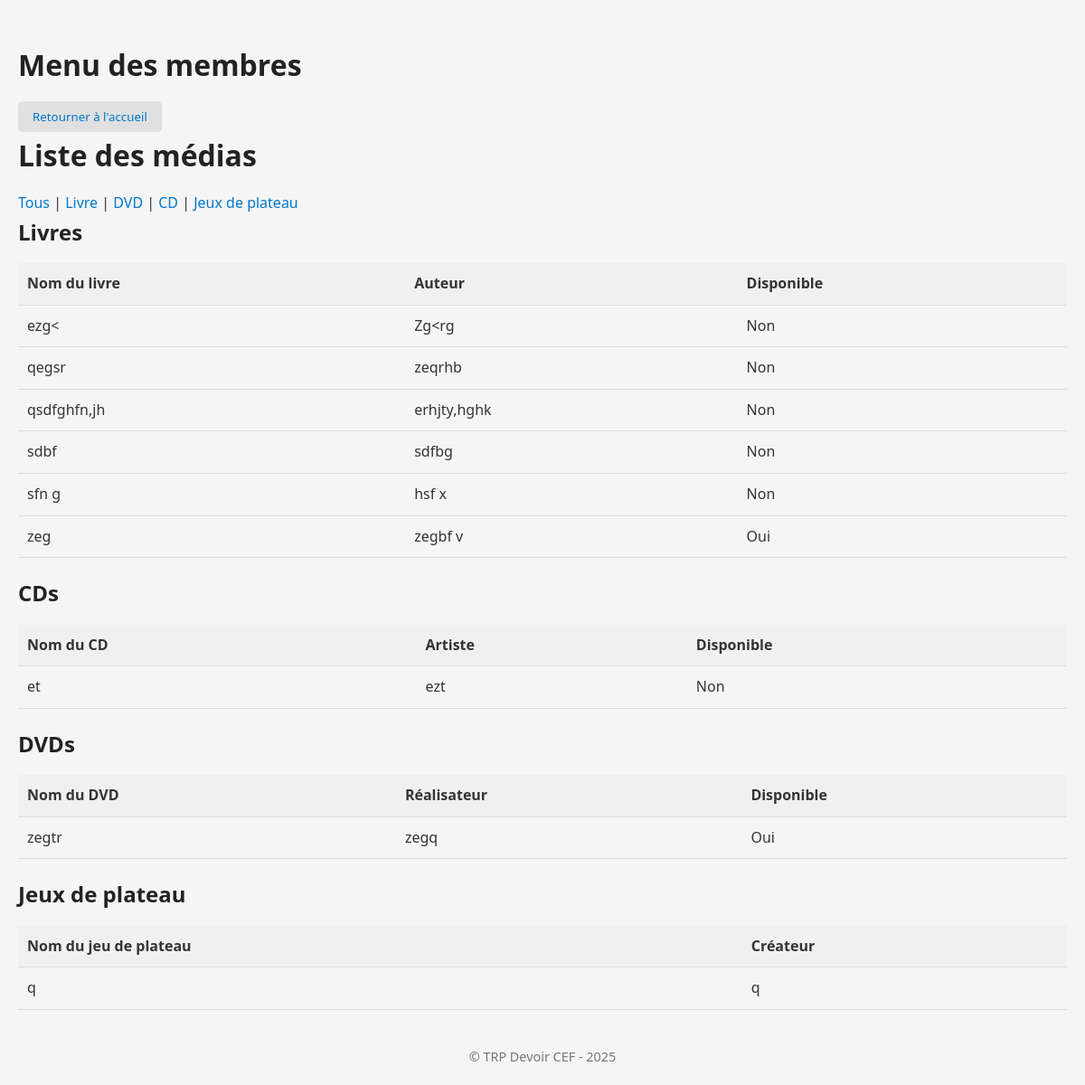
/membre/membres/, run on an earlier commit of the app's database.
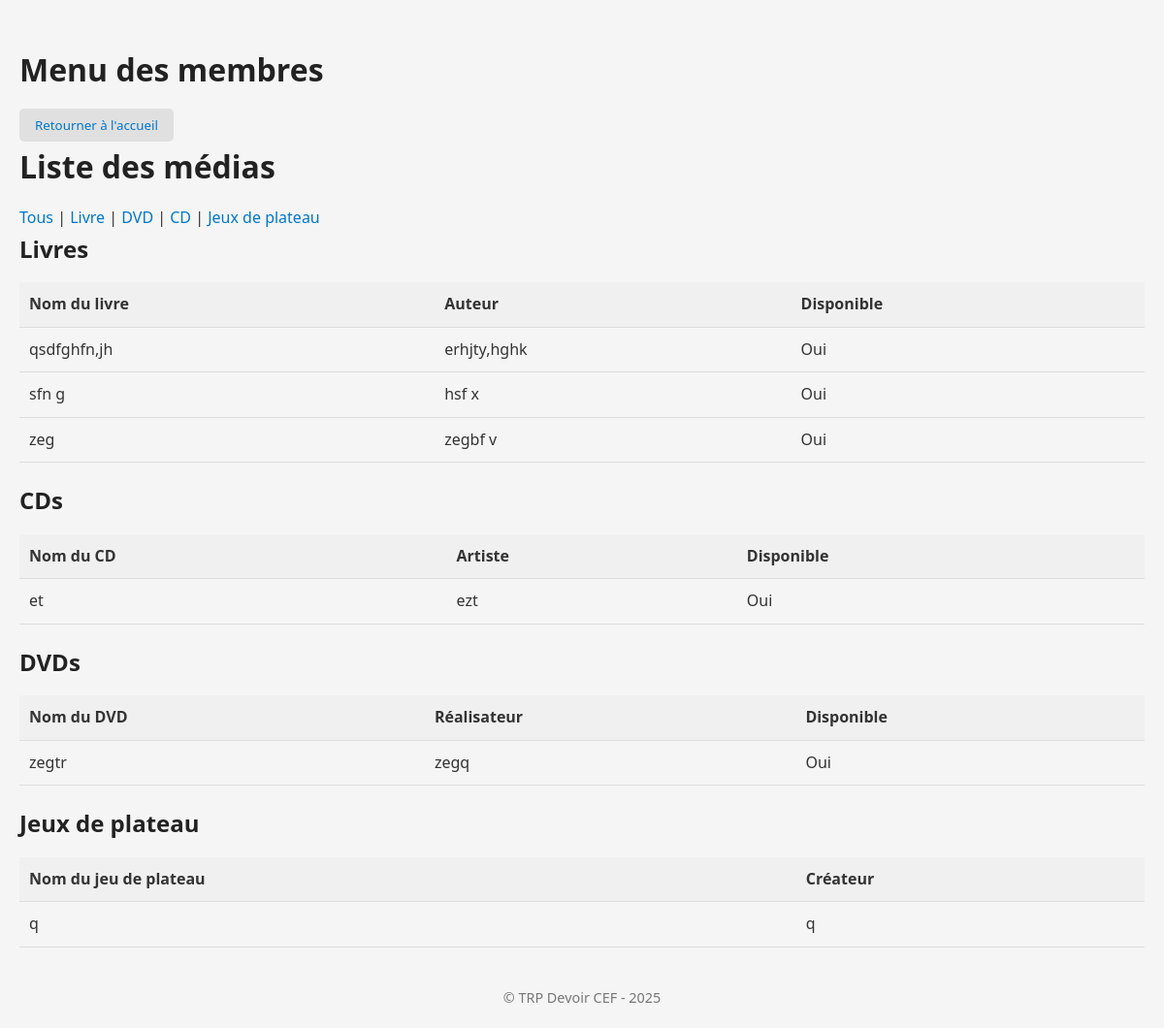
And on a later commit of the database.
### bibliothecaire/models.py (models this page shows, shortened)
class Media(models.Model):
    titre = models.CharField(max_length=100)
    disponible = models.BooleanField(default=True)
    date_emprunt = models.DateField(null=True, blank=True ) # Date d'emprunt (null si non emprunté)
    emprunteur = models.ForeignKey('Emprunteur', on_delete=models.SET_NULL, null=True, blank=True) # Emprunteur actuel
    class Meta:
        abstract = True

class Livre(Media):
        auteur = models.CharField(max_length=100)

class CD(Media):
        artiste = models.CharField(max_length=100)

class DVD(Media):
        realisateur = models.CharField(max_length=100)

class JeuDePlateau(models.Model):
    titre = models.CharField(max_length=100)
    createur = models.CharField(max_length=100, blank=True, null=True)

### membre/views.py (the view)
# urls.py: path('membres/', liste_media_membres, name='liste_media_membre'),
def liste_media_membres(request):
    media_type = request.GET.get('type', 'tous')
    livres = Livre.objects.all().order_by('titre') if media_type in ['tous', 'livre'] else []
    dvds = DVD.objects.all().order_by('titre') if media_type in ['tous', 'dvd'] else []
    cds = CD.objects.all().order_by('titre') if media_type in ['tous', 'cd'] else []
    jeux = JeuDePlateau.objects.all().order_by('titre') if media_type in ['tous', 'jeu'] else []
    types = [
        {'type': 'tous', 'label': 'Tous'},
        {'type': 'livre', 'label': 'Livre'},
        {'type': 'dvd', 'label': 'DVD'},
        {'type': 'cd', 'label': 'CD'},
        {'type': 'jeu', 'label': 'Jeux de plateau'},
    ]
    return render(request, 'liste_media_membre.html', {
        'livres': livres,
        'dvds': dvds,
        'cds': cds,
        'jeux': jeux,
        'selected_type': media_type,
        'types': types,
    })

### membre/templates/liste_media_membre.html (shortened to what this page needs)
{% extends "base_membre.html" %}
{% block content %}
<h1>Liste des médias</h1>
<nav>
    {% for t in types %}
        <a href="?type={{ t.type }}" class="{% if selected_type == t.type %}selected{% endif %}">{{ t.label }}</a>{% if not forloop.last %} | {% endif %}
    {% endfor %}
</nav>
{% if livres %}
<h2>Livres</h2>
<table>
    <tr>
        <th>Nom du livre</th>
        <th>Auteur</th>
        <th>Disponible</th>
    </tr>
    {% for livre in livres %}
    <tr>
        <td>{{ livre.titre }}</td>
        <td>{{ livre.auteur }}</td>
        <td>{{ livre.disponible|yesno:"Oui,Non" }}</td>
    </tr>
    {% empty %}
    <tr>
        <td colspan="3">Aucun livre trouvé</td>
    </tr>
    {% endfor %}
</table>
{% endif %}
{% if cds %}
<h2>CDs</h2>
<table>
    <tr>
        <th>Nom du CD</th>
        <th>Artiste</th>
        <th>Disponible</th>
    </tr>
    {% for cd in cds %}
    <tr>
        <td>{{ cd.titre }}</td>
        <td>{{ cd.artiste }}</td>
        <td>{{ cd.disponible|yesno:"Oui,Non" }}</td>
    </tr>
    {% empty %}
    <tr>
        <td colspan="3">Aucun CD trouvé</td>
    </tr>
    {% endfor %}
</table>
{% endif %}
{% if dvds %}
<h2>DVDs</h2>
<table>
    <tr>
        <th>Nom du DVD</th>
        <th>Réalisateur</th>
        <th>Disponible</th>
    </tr>
    {% for dvd in dvds %}
    <tr>
        <td>{{ dvd.titre }}</td>
        <td>{{ dvd.realisateur }}</td>
        <td>{{ dvd.disponible|yesno:"Oui,Non" }}</td>
    </tr>
    {% empty %}
    <tr>
        <td colspan="3">Aucun DVD trouvé</td>
    </tr>
    {% endfor %}
</table>
{% endif %}
{% if jeux %}
<h2>Jeux de plateau</h2>
<table>
    <tr>
        <th>Nom du jeu de plateau</th>
        <th>Créateur</th>
    </tr>
    {% for jeu in jeux %}
    <tr>
        <td>{{jeu.titre}}</td>
        <td>{{jeu.createur}}</td>
    </tr>
    {% empty %}
    <tr>
        <td colspan="2">Aucun jeu de plateau trouvé</td>
    </tr>
    {% endfor %}
</table>
{% endif %}
{% endblock %}

What changed in the data, as far as the page shows it:
removed Livre: titre "ezg<", auteur "Zg<rg", disponible "Non"
removed Livre: titre "qegsr", auteur "zeqrhb", disponible "Non"
removed Livre: titre "sdbf", auteur "sdfbg", disponible "Non"
changed Livre "qsdfghfn,jh": disponible "Non" → "Oui"
changed Livre "sfn g": disponible "Non" → "Oui"
changed CD "et": disponible "Non" → "Oui"
